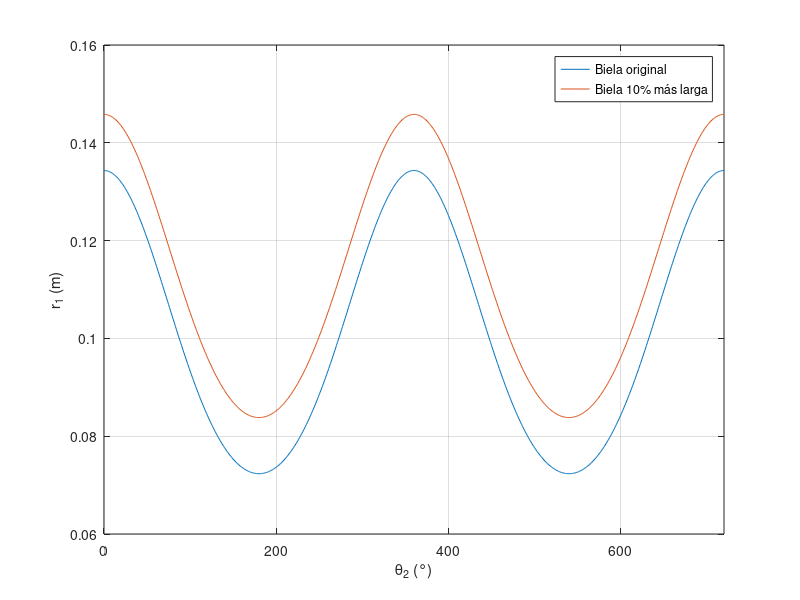
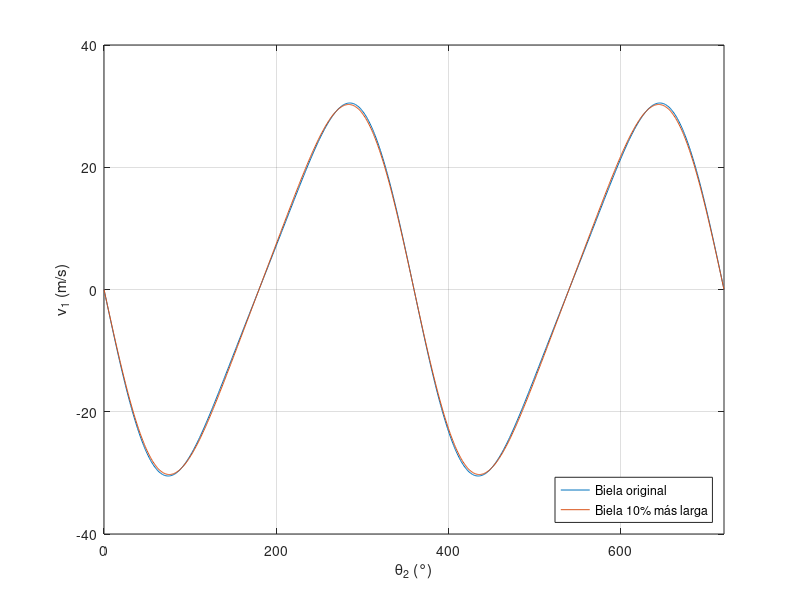
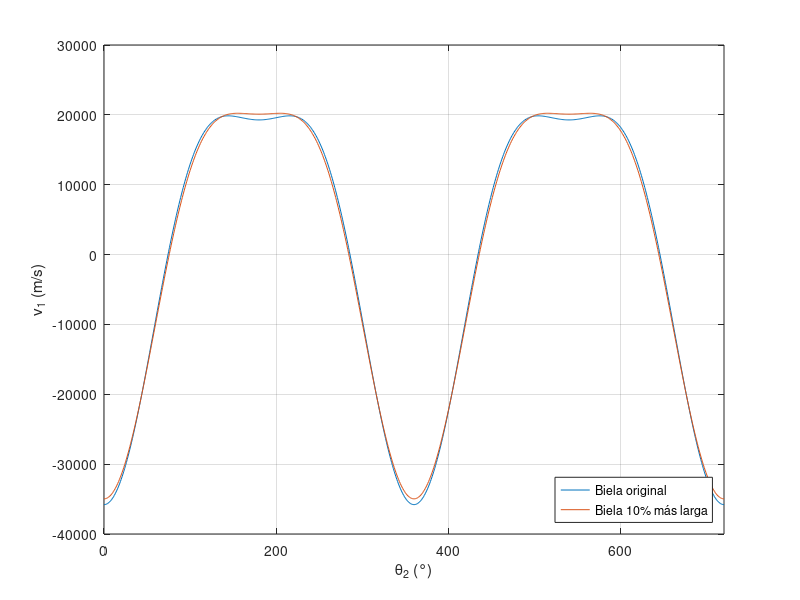
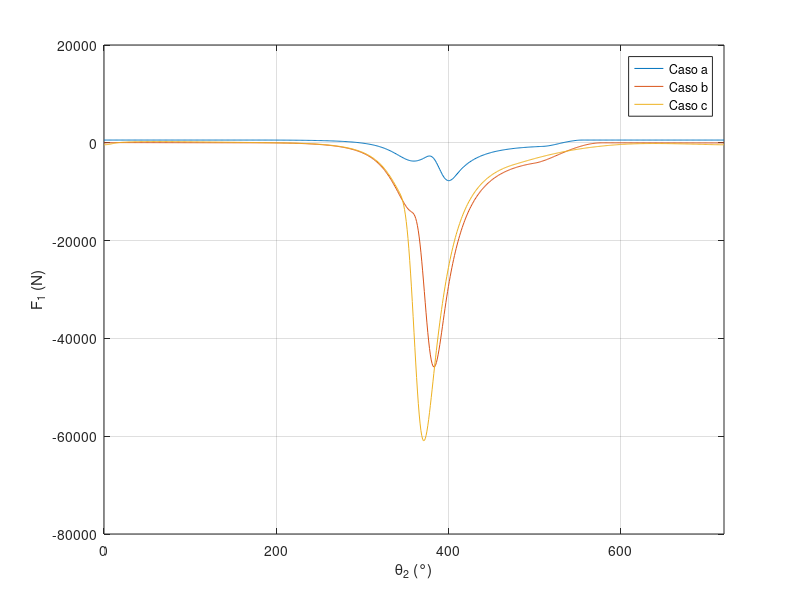

The MATLAB script that drew these images, in order:
%% Apartado 1
clear
load("cin_din1.mat")
% Posicion del embolo en funcion de theta 2
figure()
plot(0:720,r1_a, 0:720, r1_b)
xlabel('\theta_2 (°)')
ylabel('r_1 (m)')
xlim([0 720])
legend('Biela original','Biela 10% más larga','Location','best')
grid on
print(gcf, 'cin_din_plots/Pos_embolo.jpg', '-djpeg', '-r300');

% Velocidad del embolo en funcion de theta 2
figure()
plot(0:720,v1_a, 0:720, v1_b)
xlabel('\theta_2 (°)')
ylabel('v_1 (m/s)')
xlim([0 720])
legend('Biela original','Biela 10% más larga','Location','southeast')
grid on
print(gcf, 'cin_din_plots/Vel_embolo.jpg', '-djpeg', '-r300');

% Aceleracion del embolo en funcion de theta 2
figure()
plot(0:720,a1_a, 0:720, a1_b)
xlabel('\theta_2 (°)')
ylabel('v_1 (m/s)')
xlim([0 720])
legend('Biela original','Biela 10% más larga','Location','southeast')
grid on
print(gcf, 'cin_din_plots/Acel_embolo.jpg', '-djpeg', '-r300');

%% Apartados 2, 3 y 4
clear
load("cin_din2.mat")
% Velocidad del embolo en funcion de theta 2
figure()
plot(0:720,F1_a, 0:720, F1_b, 0:720, F1_c)
xlabel('\theta_2 (°)')
ylabel('F_1 (N)')
xlim([0 720])
legend('Caso a', 'Caso b', 'Caso c', 'Location','best')
grid on
print(gcf, 'cin_din_plots/Fuerza_embolo.jpg', '-djpeg', '-r300');

% Par motor instantaneo monocilindrico en funcion de theta 2
figure()
plot(0:720,-T2_a, 0:720, -T2_b, 0:720, -T2_c)
xlabel('\theta_2 (°)')
ylabel('-T_2 (N)')
xlim([0 720])
legend('Caso a', 'Caso b', 'Caso c', 'Location','best')
grid on
print(gcf, 'cin_din_plots/Par_motor.jpg', '-djpeg', '-r300');

% Par motor total en funcion de theta 2
figure()
plot(0:720,-T2_tot_a, 0:720, -T2_tot_b, 0:720, -T2_tot_c)
xlabel('\theta_2 (°)')
ylabel('-T_2 (N)')
xlim([0 720])
legend('Caso a', 'Caso b', 'Caso c', 'Location','best')
grid on
print(gcf, 'cin_din_plots/Par_motor_tot.jpg', '-djpeg', '-r300');

%% Apartado 5
clear
load("cin_din3.mat")
figure()
plot(0:720,w2_real*30/pi)
xlabel('\theta_2 (°)')
ylabel('\omega_2 (rpm)')
xlim([0 720])
ylim([0.985*rpm 1.015*rpm])
leg_strg = ['I_{tot}=', num2str(I_tot), ' kg m^2'];
legend(leg_strg,'Location','best')
grid on
print(gcf, 'cin_din_plots/dw2dt.jpg', '-djpeg', '-r300');

%% Apartado 6
clear
load("cin_din4.mat")
figure()
plot(0:720, Fr_a, 0:720, Fr_b)
xlabel('\theta_2 (°)')
ylabel('F_R (N)')
xlim([0 720])
legend('Biela original','Biela 10% más larga','Location','best')
grid on
print(gcf, 'cin_din_plots/Fuerza_lat.jpg', '-djpeg', '-r300');
